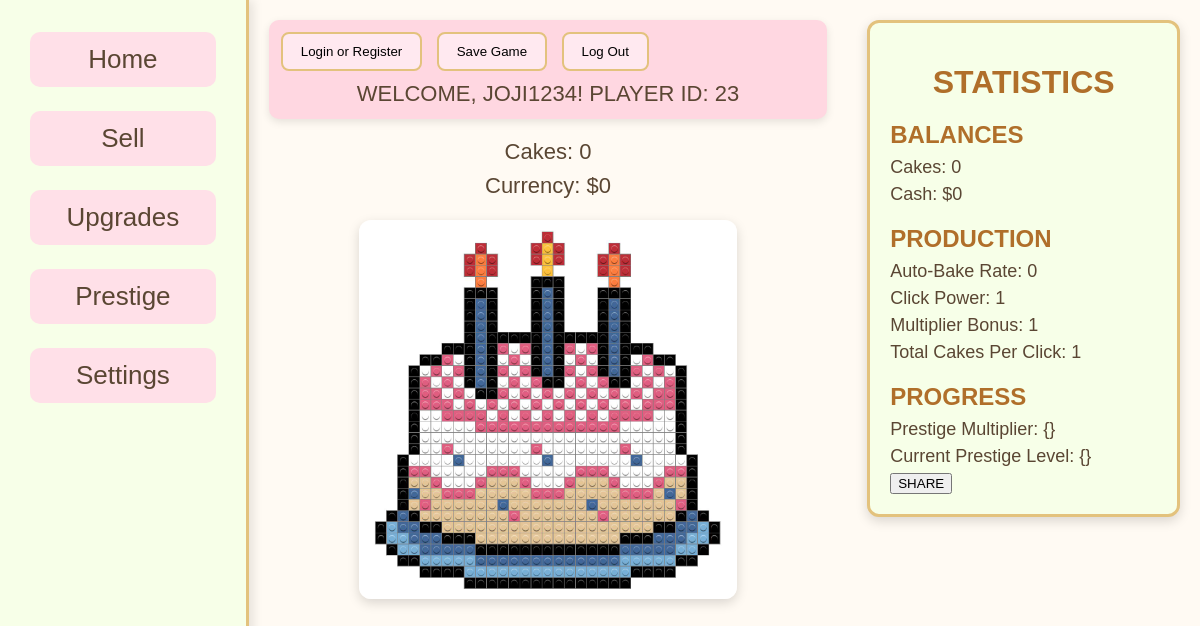
Before: /index.php (signed in) with the older database file.
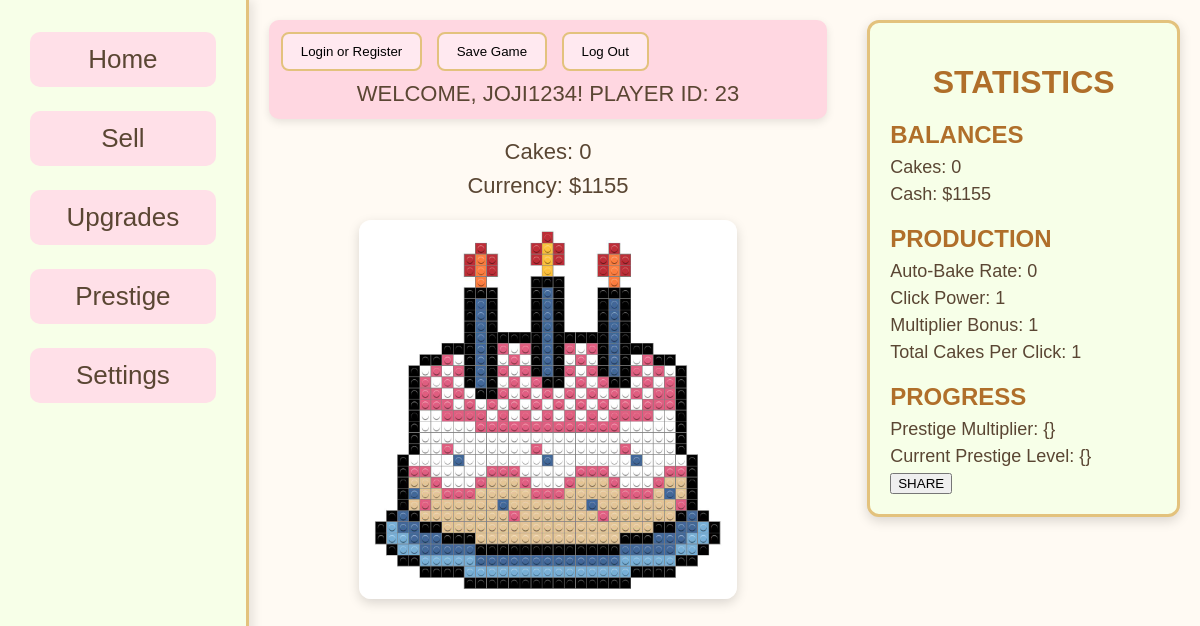
After: the same page with the newer database file.
### tables this page shows
CREATE TABLE "player_save" (
    id INTEGER PRIMARY KEY,
    cakes INTEGER DEFAULT 0,
    currency INTEGER DEFAULT 0, "multiplier" INTEGER DEFAULT 1, clickPower INTEGER DEFAULT 1, cps INTEGER DEFAULT 0, prestige_level INTEGER DEFAULT 0, prestige_multiplier REAL DEFAULT 1, "lifetime" INTEGER DEFAULT 0, `bonus` INTEGER DEFAULT 0,
    FOREIGN KEY (id) REFERENCES users(id)
);

### index.php (the view, shortened to what this page needs)
<?php
    require_once __DIR__ . '/php/config.php';
    $current_cakes = 0;
    $current_currency = 0;
    if(isset($_SESSION['user_id'])) {
        try {
            $dsn = "sqlite:$db";
            $pdo = new \PDO($dsn);
            $pdo->setAttribute(\PDO::ATTR_ERRMODE, \PDO::ERRMODE_EXCEPTION);
            $stmt = $pdo->prepare("SELECT cakes, currency, multiplier, clickPower, cps, bonus FROM player_save WHERE id = :user_id");
            $stmt->execute([':user_id' => $_SESSION['user_id']]);
            $player_data = $stmt->fetch(\PDO::FETCH_ASSOC);
            if($player_data) {
                $current_cakes = (int)$player_data['cakes'];
                $current_currency = (int)$player_data['currency'];
                $current_multiplier = (int)$player_data['multiplier'];
                $current_clickPower = (int)$player_data['clickPower'];
                $current_cps = (int)$player_data['cps'];
            }
        } catch (\PDOException $e) {
            echo "Database connection failed: " . $e->getMessage();
        }
    }
?>
<!DOCTYPE html>
    <html lang="en">
    <head>
        <link rel="stylesheet" href="Styles/index.css">
    </head>
    <body>
        <div class="column1">
            <div id="nav">
                <ul>
                    <li><a href="index.php"><button id = "homeButton">Home</button></a></li>
                    <li><a href="sell_cakes.php"><button id = "sellButton">Sell</button></a></li>
                    <li><a href="upgrades.php"><button id = "upgradesButton">Upgrades</button></a></li>
                    <li><a href="prestige.php"><button id = "prestigeButton">Prestige</button></a></li>
                    <li><a href="settings.php"><button id = "settingsButton">Settings</button></a></li>
                </ul>
            </div>
        </div>
        <div class="column2">
            <div id="topBar">
                <a href="php/login.php"><button id = "loginButton">Login or Register</button></a>
                <button id="saveButton">Save Game</button>
                <button id = "logOut">Log Out</button>
                <?php
                    if (isset($_SESSION['username'])):
                ?>
                <div class="welcome-message">
                    <?php
                        echo 'WELCOME, ' . strtoupper($_SESSION['username']) . '!';
                        echo ' PLAYER ID: ' . $_SESSION['user_id'];
                    ?>
                </div>
                    <?php else: ?>
                        <div class = "login-message">
                            <p>&#8593 LOG IN OR CREATE ACCOUNT TO PLAY</p>
                        </div>
                    <?php endif; ?>
            </div>
            <div id="currency">
                <ul>
                    <li>Cakes: <span id="clickCount1" data-cake><?php echo isset($current_cakes) ? $current_cakes : 0; ?></span></li>
                    <li>Currency: $<span id="cash"><?php echo isset($current_currency) ? $current_currency : 0; ?></span></li>
                </ul>
            </div>
            <div id="cake">
                <button id="clicker"><img src="Images/Cake_Placeholder.jpg" alt="Cake"></button>
            </div>
        </div>
        <div class="column3">
            <div id="stats">
                <h1>STATISTICS</h1>
                <h2>BALANCES</h2>
                    <ul>
                        <li>Cakes: <span id="clickCount2" data-cake><?php echo isset($current_cakes) ? $current_cakes : 0; ?></span></li>
                        <li>Cash: $<span id="money"><?php echo isset($current_currency) ? $current_currency : 0; ?></span></li>
                    </ul>
                <h2>PRODUCTION</h2>
                    <ul>
                        <li>Auto-Bake Rate: <?php echo isset($current_cps) ? $current_cps : 0; ?></li>
                        <li>Click Power: <?php echo isset($current_clickPower) ? $current_clickPower : 0;?></li>
                        <li>Multiplier Bonus: <?php echo isset($current_multiplier) ? $current_multiplier : 0; ?></li>
                        <li>Total Cakes Per Click: <?php echo isset($current_clickPower) ? $current_clickPower * $current_multiplier : 0;?></li>
                    </ul>
                <h2>PROGRESS</h2>
                    <ul>
                        <li>Prestige Multiplier: {}</li>
                        <li>Current Prestige Level: {} </li>
                    </ul>
                <button>SHARE</button>
            </div>
        </div>
    </body>
</html>

### Styles/index.css (style rules this page uses)
html, body { margin: 0; padding: 0; height: 100%; background-color: #fffaf3; font-family: 'Trebuchet MS', sans-serif; color: #5a4633; }
body { display: flex; flex-direction: row; min-height: 100vh; }
.column1 { width: 22%; background-color: #f7ffe8; border-right: 3px solid #e3c27d; padding-top: 20px; box-shadow: 4px 0 10px rgba(0,0,0,0.1); }
#nav ul { list-style: none; padding: 0; margin: 0; }
#nav ul li { padding: 12px 30px; }
#nav ul li button { width: 100%; font-size: 26px; padding: 12px; border-radius: 10px; border: none; background-color: #ffe0e8; color: #5a4633; cursor: pointer; transition: 0.2s ease; }
.column2 { width: 50%; padding: 20px; }
#topBar { background-color: #ffd7e1; padding: 12px; border-radius: 10px; margin-bottom: 20px; box-shadow: 0 3px 8px rgba(0,0,0,0.1); }
#topBar button { background-color: #ffe9f0; border: 2px solid #e3c27d; padding: 10px 18px; border-radius: 8px; margin-right: 10px; cursor: pointer; transition: 0.2s ease; }
.welcome-message { text-align: center; font-size: 22px; color: #5a4633; margin-top: 10px; }
#currency ul { list-style: none; padding: 0; margin: 0; font-size: 22px; text-align: center; }
#currency ul li { margin: 8px 0; }
#cake button { display: block; margin: 20px auto; width: 70%; background: none; border: none; cursor: pointer; }
#cake button img { width: 100%; border-radius: 12px; box-shadow: 0 4px 12px rgba(0,0,0,0.15); transition: 0.15s ease; }
.column3 { width: 28%; padding: 20px; }
#stats { background-color: #f7ffe8; border: 3px solid #e3c27d; border-radius: 12px; padding: 20px; box-shadow: 0 4px 12px rgba(0,0,0,0.15); }
#stats h1 { text-align: center; margin-bottom: 15px; color: #b06f2a; }
#stats h2 { margin-top: 20px; margin-bottom: 8px; color: #b06f2a; }
#stats ul { list-style: none; padding: 0; margin: 0; }
#stats ul li { margin: 6px 0; font-size: 18px; }

Changed rows visible on the page:
changed player_save: currency "0" → "1155"
